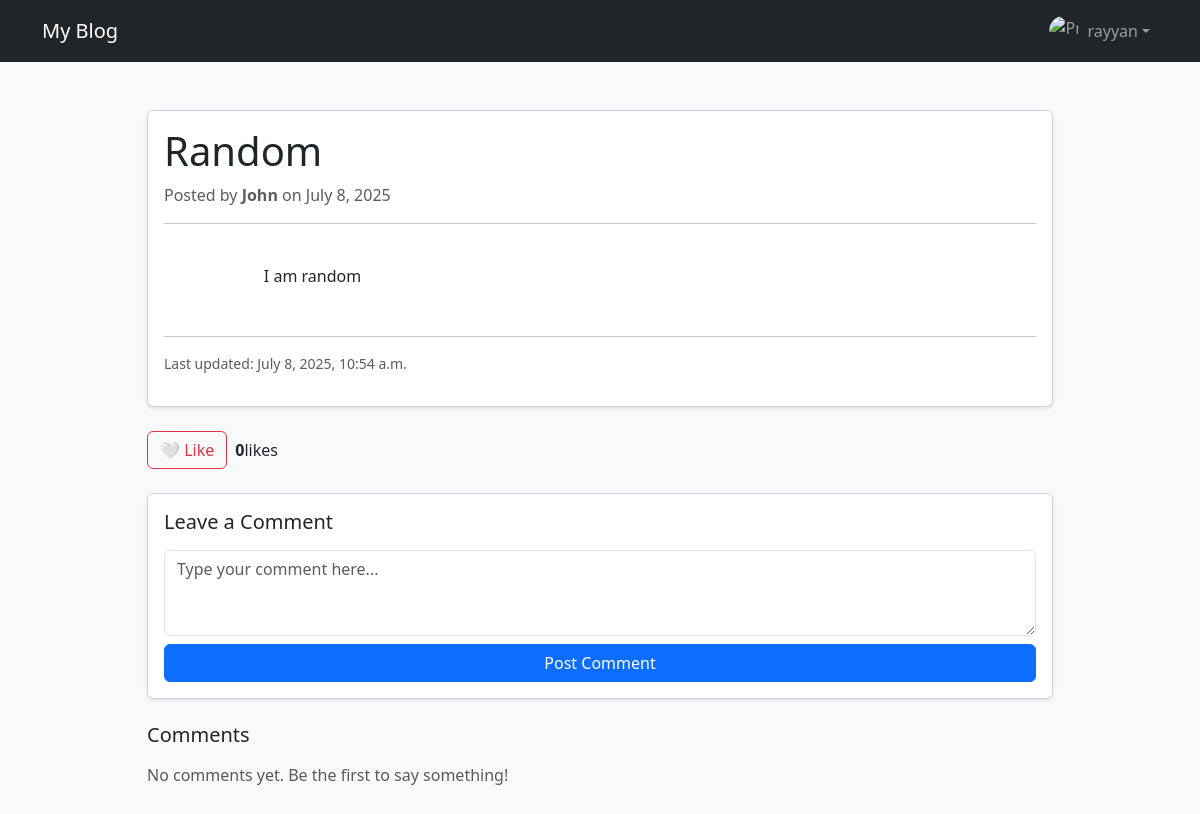
Page /post/random-lol/ (signed in) on the committed database.
### blog/models.py (models this page shows, shortened)
class BlogPost(models.Model):
    author = models.ForeignKey(User, on_delete=models.CASCADE, related_name='posts')
    title = models.CharField(max_length=200)
    slug = models.SlugField(unique=True)
    content = models.TextField()
    created_at = models.DateTimeField(auto_now_add=True)
    updated_at = models.DateTimeField(auto_now=True)
    image = models.ImageField(upload_to='blog_images/', blank=True, null=True)
    is_published = models.BooleanField(default=True)
    likes = GenericRelation('Like')
    class Meta:
        ordering = ['-created_at']

### blog/views.py (the view)
# urls.py: path('post/<slug:slug>/', views.post_detail, name='post_detail'),
def post_detail(request, slug):
    post = get_object_or_404(BlogPost, slug=slug)
    if request.user.is_authenticated:
        ct = ContentType.objects.get_for_model(BlogPost)
        liked = Like.objects.filter(user=request.user, content_type=ct, object_id=post.id).exists()
        post.liked_by_user = liked
    else:
        post.liked_by_user = False
    return render(request, 'post_detail.html', {'post': post})

### blog/Templates/post_detail.html (shortened to what this page needs)
{% extends 'base.html' %}
{% block content %}
<div class="container mt-5 mb-5">
    <div class="row justify-content-center">
        <div class="col-md-10">
            <div class="card shadow-sm mb-4">
                <div class="card-body">
                    <h1 class="card-title">{{ post.title }}</h1>
                    <p class="text-muted mb-2">
                        Posted by <strong>{{ post.author.username }}</strong>
                        on {{ post.created_at|date:"F j, Y" }}
                    </p>
                    <hr>
                    <div class="post-content" style="white-space: pre-wrap;">
                        {{ post.content }}
                    </div>
                    <hr class="mt-4">
                    <p class="text-muted small">Last updated: {{ post.updated_at|date:"F j, Y, g:i a" }}</p>
                </div>
            </div>
            <div class="d-flex align-items-center mb-4">
                <button id="likeBtn" class="btn btn-outline-danger me-2" title="{% if post.liked_by_user %}You liked this{% else %}Click to like{% endif %}">
                    {% if post.liked_by_user %}
                        ❤️
                    {% else %}
                        🤍
                    {% endif %}
                    Like
                </button>
                <span id="likeCount" class="fw-semibold">{{ post.likes.count }}</span> likes
            </div>
            <div class="card shadow-sm mb-4">
                <div class="card-body">
                    <h5 class="card-title mb-3">Leave a Comment</h5>
                    <textarea id="commentInput" class="form-control mb-2" rows="3" placeholder="Type your comment here..."></textarea>
                    <div class="d-grid">
                        <button id="submitComment" class="btn btn-primary">Post Comment</button>
                    </div>
                </div>
            </div>
            <div class="mb-5">
                <h5 class="mb-3">Comments</h5>
                <div id="commentList">
                    {% for comment in post.comments.all %}
                        <div class="border p-3 mb-3 rounded bg-light">
                            <div class="mb-1">
                                <strong>{{ comment.user.username }}</strong>
                                <span class="text-muted small">• {{ comment.created_at|date:"M j, Y g:i A" }}</span>
                            </div>
                            <p class="mb-0">{{ comment.content }}</p>
                        </div>
                    {% empty %}
                        <p class="text-muted">No comments yet. Be the first to say something!</p>
                    {% endfor %}
                </div>
            </div>
        </div>
    </div>
</div>
{% endblock %}

### blog/Templates/base.html (shortened to what this page needs)
<!DOCTYPE html>
<html lang="en">
<head>
    <link href="https://cdn.jsdelivr.net/npm/bootstrap@5.3.0/dist/css/bootstrap.min.css" rel="stylesheet">
</head>
<body class="bg-light">
    <nav class="navbar navbar-expand-lg navbar-dark bg-dark mb-4">
        <div class="container">
            <a class="navbar-brand" href="{% url 'home' %}">My Blog</a>
            <div class="collapse navbar-collapse" id="navbarContent">
                <ul class="navbar-nav ms-auto">
                    {% if user.is_authenticated %}
                        <li class="nav-item dropdown">
                            <a class="nav-link dropdown-toggle d-flex align-items-center" href="#" id="navbarDropdown" role="button" data-bs-toggle="dropdown" aria-expanded="false">
                                {% with user.profile.profile_pic.url as pic %}
                                    <img src="{{ pic }}" alt="Profile Pic" class="rounded-circle me-2" style="height: 30px; width: 30px; object-fit: cover;">
                                {% endwith %}
                                {{ user.username }}
                            </a>
                        </li>
                    {% else %}
                        <li class="nav-item">
                            <a class="nav-link" href="">Login</a>
                        </li>
                    {% endif %}
                </ul>
            </div>
        </div>
    </nav>
    <div class="container mb-5">
        {% block content %}
        {% endblock %}
    </div>
</body>
</html>

### rows in the picture
BlogPost: title "Random", author.username "John", created_at "July 8, 2025", content "I am random", updated_at "July 8, 2025, 10:54 a.m.", likes.count "0"

### other values in the picture
{{ user.username }} "rayyan"
